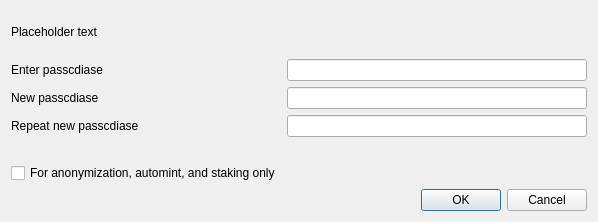
<?xml version="1.0" encoding="UTF-8"?>
<ui version="4.0">
 <class>AskPasscdiaseDialog</class>
 <widget class="QDialog" name="AskPasscdiaseDialog">
  <property name="geometry">
   <rect>
    <x>0</x>
    <y>0</y>
    <width>598</width>
    <height>222</height>
   </rect>
  </property>
  <property name="sizePolicy">
   <sizepolicy hsizetype="Preferred" vsizetype="Minimum">
    <horstretch>0</horstretch>
    <verstretch>0</verstretch>
   </sizepolicy>
  </property>
  <property name="minimumSize">
   <size>
    <width>550</width>
    <height>0</height>
   </size>
  </property>
  <property name="windowTitle">
   <string>Passcdiase Dialog</string>
  </property>
  <layout class="QVBoxLayout" name="verticalLayout">
   <property name="sizeConstraint">
    <enum>QLayout::SetMinimumSize</enum>
   </property>
   <item>
    <widget class="QLabel" name="warningLabel">
     <property name="text">
      <string notr="true">Placeholder text</string>
     </property>
     <property name="textFormat">
      <enum>Qt::RichText</enum>
     </property>
     <property name="wordWrap">
      <bool>true</bool>
     </property>
    </widget>
   </item>
   <item>
    <layout class="QFormLayout" name="formLayout">
     <property name="sizeConstraint">
      <enum>QLayout::SetMinimumSize</enum>
     </property>
     <property name="fieldGrowthPolicy">
      <enum>QFormLayout::AllNonFixedFieldsGrow</enum>
     </property>
     <item row="0" column="0">
      <widget class="QLabel" name="passLabel1">
       <property name="text">
        <string>Enter passcdiase</string>
       </property>
      </widget>
     </item>
     <item row="0" column="1">
      <widget class="QLineEdit" name="passEdit1">
       <property name="echoMode">
        <enum>QLineEdit::Password</enum>
       </property>
      </widget>
     </item>
     <item row="1" column="0">
      <widget class="QLabel" name="passLabel2">
       <property name="text">
        <string>New passcdiase</string>
       </property>
      </widget>
     </item>
     <item row="1" column="1">
      <widget class="QLineEdit" name="passEdit2">
       <property name="echoMode">
        <enum>QLineEdit::Password</enum>
       </property>
      </widget>
     </item>
     <item row="2" column="0">
      <widget class="QLabel" name="passLabel3">
       <property name="text">
        <string>Repeat new passcdiase</string>
       </property>
      </widget>
     </item>
     <item row="2" column="1">
      <widget class="QLineEdit" name="passEdit3">
       <property name="echoMode">
        <enum>QLineEdit::Password</enum>
       </property>
      </widget>
     </item>
     <item row="3" column="1">
      <widget class="QLabel" name="capsLabel">
       <property name="font">
        <font>
         <weight>75</weight>
         <bold>true</bold>
        </font>
       </property>
       <property name="text">
        <string/>
       </property>
       <property name="alignment">
        <set>Qt::AlignCenter</set>
       </property>
      </widget>
     </item>
     <item row="4" column="0">
      <widget class="QCheckBox" name="anonymizationCheckBox">
       <property name="enabled">
        <bool>true</bool>
       </property>
       <property name="toolTip">
        <string>Serves to disable the trivial sendmoney when OS account compromised. Provides no real security.</string>
       </property>
       <property name="text">
        <string>For anonymization, automint, and staking only</string>
       </property>
       <property name="visible">
        <bool>false</bool>
       </property>
      </widget>
     </item>
    </layout>
   </item>
   <item>
    <widget class="QDialogButtonBox" name="buttonBox">
     <property name="orientation">
      <enum>Qt::Horizontal</enum>
     </property>
     <property name="standardButtons">
      <set>QDialogButtonBox::Cancel|QDialogButtonBox::Ok</set>
     </property>
    </widget>
   </item>
  </layout>
 </widget>
 <resources/>
 <connections>
  <connection>
   <sender>buttonBox</sender>
   <signal>accepted()</signal>
   <receiver>AskPasscdiaseDialog</receiver>
   <slot>accept()</slot>
   <hints>
    <hint type="sourcelabel">
     <x>20</x>
     <y>20</y>
    </hint>
    <hint type="destinationlabel">
     <x>20</x>
     <y>20</y>
    </hint>
   </hints>
  </connection>
  <connection>
   <sender>buttonBox</sender>
   <signal>rejected()</signal>
   <receiver>AskPasscdiaseDialog</receiver>
   <slot>reject()</slot>
   <hints>
    <hint type="sourcelabel">
     <x>20</x>
     <y>20</y>
    </hint>
    <hint type="destinationlabel">
     <x>20</x>
     <y>20</y>
    </hint>
   </hints>
  </connection>
 </connections>
</ui>
